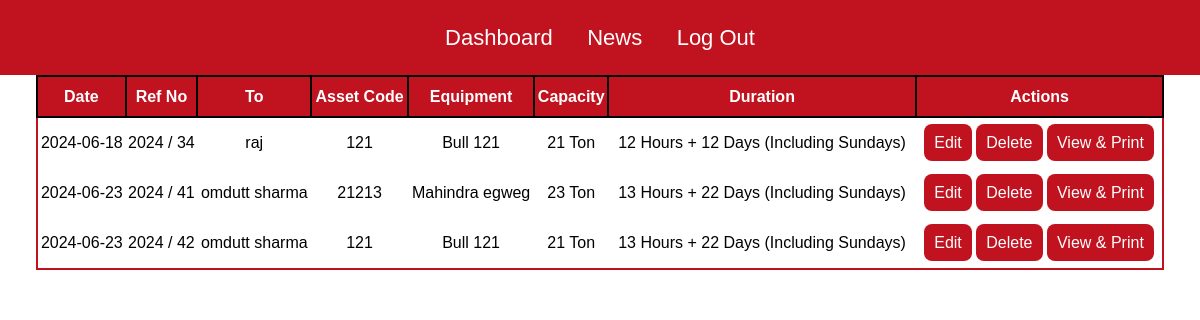
The page /rental_generated_quotation.php (signed in) on the database its author committed.
### tables this page shows
CREATE TABLE `quotation_generated` (
  `sno` int(11) NOT NULL,
  `quote_date` varchar(30) NOT NULL,
  `letterhead_logo` varchar(300) NOT NULL,
  `to_name` varchar(30) NOT NULL,
  `to_address` varchar(30) NOT NULL,
  `contact_person` varchar(30) NOT NULL,
  `contact_person_cell` varchar(40) NOT NULL,
  `email_id_contact_person` varchar(40) NOT NULL,
  `site_loc` varchar(30) NOT NULL,
  `asset_code` varchar(30) NOT NULL,
  `yom` varchar(30) NOT NULL,
  `make` varchar(30) NOT NULL,
  `model` varchar(30) NOT NULL,
  `sub_Type` varchar(40) NOT NULL,
  `fuel/hour` varchar(30) NOT NULL,
  `availability` varchar(30) NOT NULL,
  `tentative_date` varchar(30) NOT NULL,
  `cap` varchar(30) NOT NULL,
  `cap_unit` varchar(30) NOT NULL,
  `boom` varchar(30) NOT NULL,
  `jib` varchar(30) NOT NULL,
  `luffing` varchar(30) NOT NULL,
  `hours_duration` varchar(30) NOT NULL,
  `days_duration` varchar(30) NOT NULL,
  `sunday_included` varchar(30) NOT NULL,
  `rental_charges` varchar(30) NOT NULL,
  `mob_charges` varchar(30) NOT NULL,
  `demob_charges` varchar(30) NOT NULL,
  `crane_location` varchar(30) NOT NULL,
  `adblue` varchar(30) NOT NULL,
  `sender_name` varchar(30) NOT NULL,
  `sender_number` varchar(30) NOT NULL,
  `sender_contact` varchar(30) NOT NULL,
  `company_name` varchar(30) NOT NULL,
  `sender_office_address` varchar(200) NOT NULL
);

### rental_generated_quotation.php (the view, shortened to what this page needs)
<?php
include_once 'partials/_dbconnect.php';
$companyname001 = $_SESSION['companyname'];
$sql="SELECT * FROM `quotation_generated` where company_name='$companyname001'";
$result=mysqli_query($conn , $sql);
?>
<!DOCTYPE html>
<html lang="en">
<head>
    <link rel="stylesheet" href="style.css">
</head>
<body>
<div class="navbar1">
        <div class="iconcontainer">
        <ul>
            <li><a href="rental_dashboard.php">Dashboard</a></li>
            <li><a href="view_news.php">News</a></li>
            <li><a href="logout.php">Log Out</a></li></ul>
        </div>
    </div>
<table class="view_my_quotation">
    <th>Date</th>
    <th>Ref No</th>
    <th>To</th>
    <th>Asset Code</th>
    <th>Equipment</th>
<th>Capacity</th>
    <th>Duration</th>
    <th>Actions</th>
    <?php
    while($row=mysqli_fetch_assoc($result)){
        ?>
        <tr>
            <td><?php echo $row['quote_date']; ?></td>
            <td><?php echo substr($row['quote_date'], 0, 4);  ?> / <?php echo $row['sno'] ?></td>
            <td><?php echo $row['to_name'] ?></td>
            <td><?php echo $row['asset_code'] ?></td>
            <td><?php echo $row['make'] . " " . $row['model']; ?></td>
            <td><?php echo $row['cap'] . " " . $row['cap_unit']; ?></td>
            <td><?php echo $row['hours_duration'] ?> Hours + <?php echo $row['days_duration'] ?> Days (<?php echo $row['sunday_included'] ?>)</td>
            <td>
            <a href="edit_quotation.php?quote_id=<?php echo $row['sno']; ?>" class="quote_btn">Edit</a>
            <a href="delete_quotation.php?del_id=<?php echo $row['sno']; ?>" class="quote_btn">Delete</a>
             <a href="view_quotation.php?quote_id=<?php echo $row['sno']; ?>" class="quote_btn">View & Print</a>
             </td>
        </tr>
        <?php
    }
    ?>
</table>
</body>
</html>

### rows shown on the page
quotation_generated: quote_date "2024-06-18", quote_date "2024", sno "34", to_name "raj", asset_code "121", make "Bull", model "121", cap "21", cap_unit "Ton", hours_duration "12", days_duration "12", sunday_included "Including Sundays"
quotation_generated: quote_date "2024-06-23", quote_date "2024", sno "41", to_name "omdutt sharma", asset_code "21213", make "Mahindra", model "egweg", cap "23", cap_unit "Ton", hours_duration "13", days_duration "22", sunday_included "Including Sundays"
quotation_generated: quote_date "2024-06-23", quote_date "2024", sno "42", to_name "omdutt sharma", asset_code "121", make "Bull", model "121", cap "21", cap_unit "Ton", hours_duration "13", days_duration "22", sunday_included "Including Sundays"
